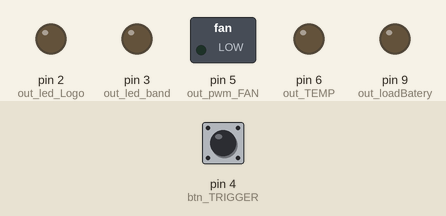
Bench run of a sketch on a simulated Arduino Uno, built with avr-gcc and run on an emulated ATmega328P. On the bench: switched loads named in the sketch (green lamp = pin HIGH), output pins drawn as LEDs (lit = HIGH). The inputs (shaded band) are chosen by the test bench; at power-on: pin 4 (btn_TRIGGER) HIGH.

Above: at 1.2 s.
1.3 s: pin 4 (btn_TRIGGER) pulled LOW for 0.15 s
At 1.37 s:
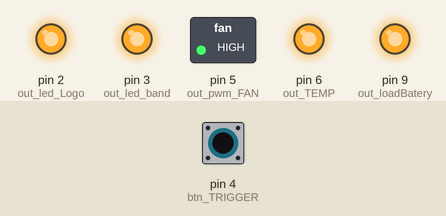
2.9 s: pin 4 (btn_TRIGGER) pulled LOW for 3.2 s
At 7.0 s:
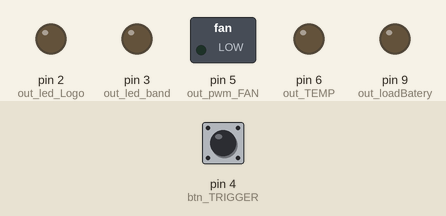
Timing chart, 0 to 8.5 s (numbered marks = the images above; inputs shaded):
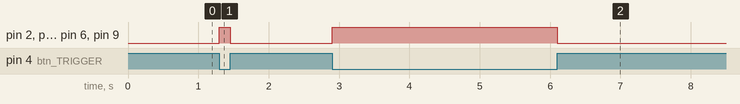

Measured:
- after the input at 1.3 s, pin 2 (out_led_Logo), pin 3 (out_led_band), pin 5 (out_pwm_FAN), pin 6 (out_TEMP), pin 9 (out_loadBatery): LOW → HIGH at once, → LOW 0.15 s later
- after the input at 2.9 s, pin 2 (out_led_Logo), pin 3 (out_led_band), pin 5 (out_pwm_FAN), pin 6 (out_TEMP), pin 9 (out_loadBatery): LOW → HIGH at once, → LOW 3.2 s later

The sketch:

btn_pwm.ino
```cpp
const int out_led_Logo = 2;
const int out_led_band = 3;
const int btn_TRIGGER = 4;
const int out_pwm_FAN = 5;
const int out_TEMP = 6;
const int btn_UP = 7;
const int btn_inSetup = 8;
const int out_loadBatery = 9;
const int btn_DOWN = 12;
const int input_TEMP = A0;
const int input_sens_container = A1;
void setup() {
  pinMode(btn_inSetup, INPUT_PULLUP);
  pinMode(btn_UP, INPUT_PULLUP);
  pinMode(btn_DOWN, INPUT_PULLUP);
  pinMode(btn_TRIGGER, INPUT_PULLUP);
  pinMode(out_led_Logo,  OUTPUT);
  pinMode(out_TEMP, OUTPUT);
  pinMode(out_pwm_FAN, OUTPUT);
  pinMode(out_led_band, OUTPUT);
  pinMode(out_loadBatery, OUTPUT);
}
void loop() {
  if(digitalRead(btn_TRIGGER)==LOW){
    analogWrite(out_TEMP, 255);
    analogWrite(out_pwm_FAN, 255);
    digitalWrite(out_led_Logo, HIGH);
    digitalWrite(out_led_band, HIGH);
    digitalWrite(out_loadBatery, HIGH);
  }else{
    analogWrite(out_TEMP, 0);
    analogWrite(out_pwm_FAN, 0);
    digitalWrite(out_led_Logo, LOW);
    digitalWrite(out_led_band, LOW);
    digitalWrite(out_loadBatery, LOW);
  }
}
```
